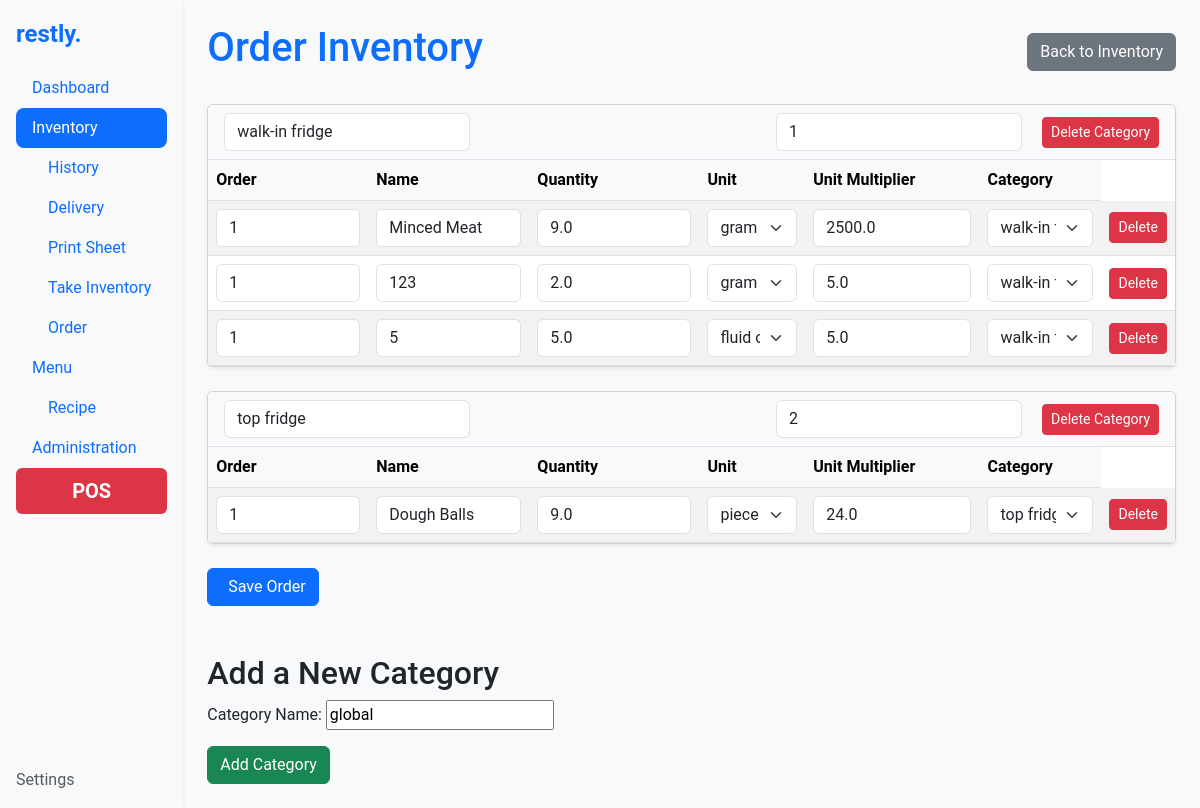
Screenshot of /inventory/order/ with the database file from the repository.
### inventory/models.py (models this page shows, shortened)
class Category(models.Model):
    name = models.CharField(max_length=100, unique=True, default="global")
    slug = models.SlugField(max_length=100, unique=True, blank=True)
    order = models.PositiveIntegerField(default=1)
    class Meta:
        ordering = ['order']

class Ingredient(models.Model):
    UNIT_TYPES = [
        ('g', 'gram'),
        ('ml', 'milliliter'),
        ('pce', 'piece'),
        ('cm', 'centimeter'),
        ('oz', 'ounce'),
        ('fl_oz', 'fluid ounce'),
        ('in', 'inch'),
    ]
    name = models.CharField(max_length=255)
    slug = models.SlugField(max_length=255, unique=True, blank=True)
    quantity = models.FloatField()  # Quantity in stock
    threshold = models.FloatField(default=0)  # Minimum threshold for inventory
    category = models.ForeignKey('Category', on_delete=models.CASCADE)
    unit_type = models.CharField(max_length=10, choices=UNIT_TYPES)
    unit_multiplier = models.FloatField()  # Multiplier for unit type
    unit_cost = models.FloatField()  # Cost per unit
    estimated_usage = models.FloatField(null=True, blank=True)  # Optional, estimated usage per day
    total_cost = models.DecimalField(max_digits=12, decimal_places=6, editable=False)
    history = HistoricalRecords()
    order = models.PositiveIntegerField(default=1)
    change_source = models.CharField(max_length=50, blank=True, null=True)
    class Meta:
        ordering = ['order']
        unique_together = ('name', 'category')

### inventory/views.py (the view, shortened to what this page needs)
# urls.py: path('order/', views.order_inventory, name='order_inventory'),
def order_inventory(request):
    categories = Category.objects.prefetch_related(
        models.Prefetch('ingredient_set', queryset=Ingredient.objects.order_by('order'))
    )
    category_form = CategoryForm()
    context = {
        'categories': categories,
        'category_form': category_form,
    }
    return render(request, 'inventory/order_inventory.html', context)

### inventory/forms.py (shortened to what this page needs)
class CategoryForm(forms.ModelForm):
    class Meta:
        model = Category
        fields = ['name']
        labels = {
            'name': 'Category Name',
        }

### inventory/templates/inventory/order_inventory.html (shortened to what this page needs)
{% extends 'base.html' %}
{% block content %}
<div class="d-flex justify-content-between align-items-center mb-4">
    <h1 class="text-primary">Order Inventory</h1>
    <a href="{% url 'inventory' %}" class="btn btn-secondary">
         Back to Inventory
    </a>
</div>
<form method="post" action="{% url 'order_inventory' %}">
    {% for category in categories %}
    <div class="card mb-4 shadow-sm">
        <div class="card-header d-flex justify-content-between align-items-center">
            <div class="d-flex align-items-center">
                <input type="text" name="category-name-{{ category.id }}" value="{{ category.name }}"
                       class="form-control me-3 w-auto" placeholder="Category Name">
            </div>
            <div>
                <input type="number" name="category-order-{{ category.id }}" value="{{ category.order }}"
                       class="form-control d-inline-block w-auto me-3">
                <button type="button" class="btn btn-danger btn-sm delete-category-button"
                        data-category-id="{{ category.id }}">
                     Delete Category
                </button>
            </div>
        </div>
        <table class="table table-striped align-middle mb-0">
            <thead class="table-light">
                <tr>
                    <th>Order</th>
                    <th>Name</th>
                    <th>Quantity</th>
                    <th>Unit</th>
                    <th>Unit Multiplier</th>
                    <th>Category</th>
                </tr>
            </thead>
            <tbody>
                {% for ingredient in category.ingredient_set.all %}
                <tr data-id="{{ ingredient.id }}">
                    <td>
                        <input type="number" name="order-{{ ingredient.id }}" value="{{ ingredient.order }}" class="form-control" />
                    </td>
                    <td>
                        <input type="text" name="name-{{ ingredient.id }}" value="{{ ingredient.name|title }}" class="form-control" />
                    </td>
                    <td>
                        <input type="number" name="quantity-{{ ingredient.id }}" value="{{ ingredient.quantity }}" step="0.000001" class="form-control" />
                    </td>
                    <td>
                        <select name="unit_type-{{ ingredient.id }}" class="form-select">
                            {% for unit, label in ingredient.UNIT_TYPES %}
                            <option value="{{ unit }}" {% if unit == ingredient.unit_type %}selected{% endif %}>{{ label }}</option>
                            {% endfor %}
                        </select>
                    </td>
                    <td>
                        <input type="number" name="unit_multiplier-{{ ingredient.id }}" value="{{ ingredient.unit_multiplier }}" step="0.000001" class="form-control" />
                    </td>
                    <td>
                        <select name="ingredient-category-{{ ingredient.id }}" class="form-select">
                            {% for category_option in categories %}
                            <option value="{{ category_option.id }}" {% if category_option.id == ingredient.category.id %}selected{% endif %}>
                                {{ category_option.name }}
                            </option>
                            {% endfor %}
                        </select>
                    </td>
                    <td>
                        <button type="button" class="btn btn-danger btn-sm delete-button" data-id="{{ ingredient.id }}">
                             Delete
                        </button>
                    </td>
                </tr>
                {% endfor %}
            </tbody>
        </table>
    </div>
    {% endfor %}
    <button type="submit" class="btn btn-primary">
         Save Order
    </button>
</form>
<div class="mt-5">
    <h2>Add a New Category</h2>
    <form method="post" action="{% url 'order_inventory' %}">
        {{ category_form.as_p }}
        <button type="submit" name="add_category" value="true" class="btn btn-success">
             Add Category
        </button>
    </form>
</div>
{% endblock %}

### templates/styles.css (style rules this page uses)
body { font-family: 'Roboto', sans-serif; background-color: #f8f9fa; }
.table { margin-bottom: 0; }
.table th, .table td { vertical-align: middle; }
.card-header { background-color: #f8f9fa; border-bottom: 1px solid #dee2e6; }
.card-header .btn { margin-left: auto; }
.btn-primary { display: inline-flex; align-items: center; gap: 0.5rem; }

### rows the page displays
Category: name "walk-in fridge", order "1"
Ingredient: order "1", name "Minced Meat", quantity "9.0", unit_type+id "gram", unit_multiplier "2500.0", category+id "walk-in fridge"
Ingredient: order "1", name "123", quantity "2.0", unit_type+id "gram", unit_multiplier "5.0", category+id "walk-in fridge"
Ingredient: order "1", name "5", quantity "5.0", unit_type+id "fluid ounce", unit_multiplier "5.0", category+id "walk-in fridge"
Category: name "top fridge", order "2"
Ingredient: order "1", name "Dough Balls", quantity "9.0", unit_type+id "piece", unit_multiplier "24.0", category+id "top fridge"
